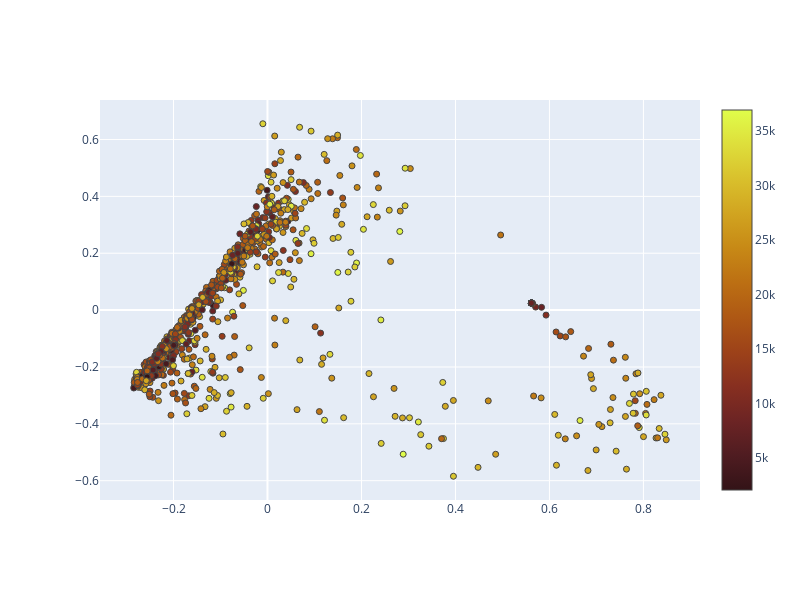
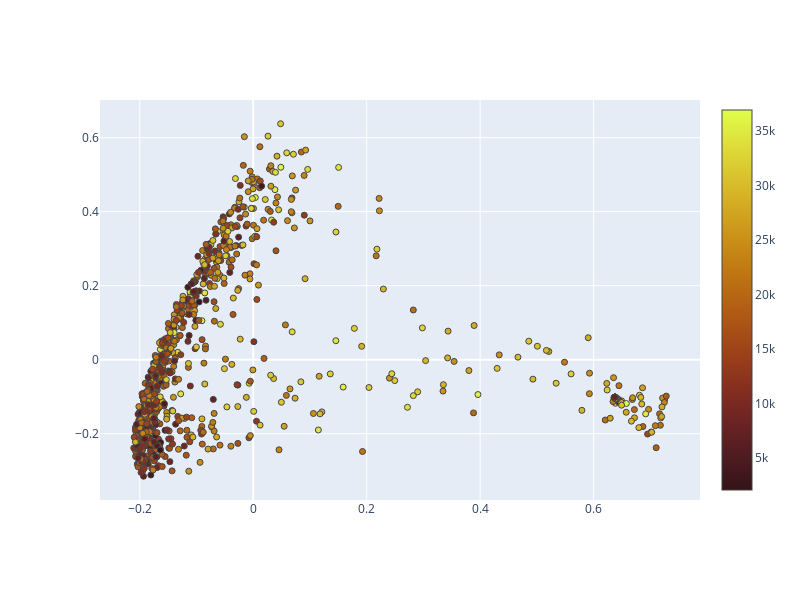
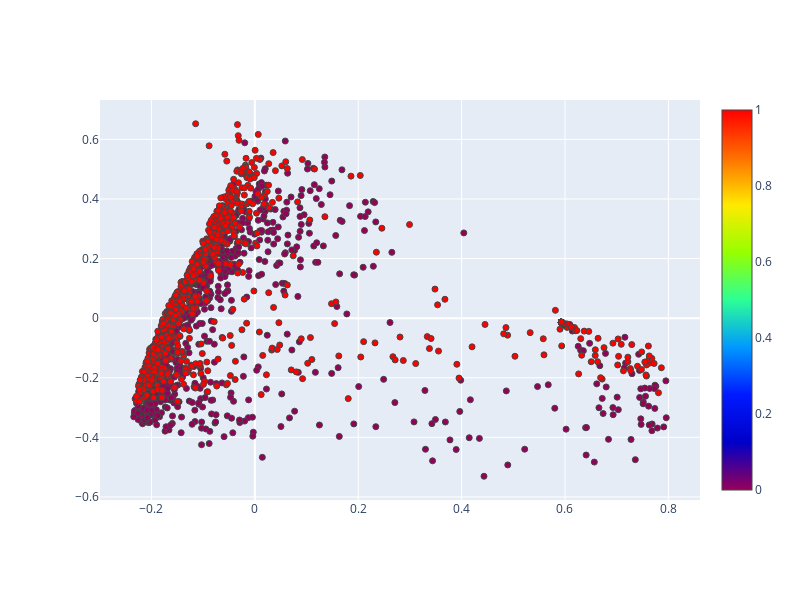

The code cell stored with these charts, in order, in its notebook:
### Code cell
from node2vec2rank.visualization_utils import dim_reduction, plot_embeddings

algorithm = 'pca'
n_components = 2

first_embeddings = model.node_embeddings[0]
second_embeddings = model.node_embeddings[1]
concat_embeddings = np.append(first_embeddings, second_embeddings, axis=0)


first_embeddings_red = dim_reduction(first_embeddings[:,:6], algorithm=algorithm, n_components=n_components)
second_embeddings_red = dim_reduction(second_embeddings[:,:6], algorithm=algorithm, n_components=n_components)
concat_embeddings_red = dim_reduction(concat_embeddings[:,:6], algorithm=algorithm, n_components=n_components)


plot_embeddings(first_embeddings_red, color_type='numeric', color = n2v2r_borda_ranking_pd.loc[total_genes,'borda_ranks'], names=node_names)
plot_embeddings(second_embeddings_red, color_type='numeric', color = n2v2r_borda_ranking_pd.loc[total_genes,'borda_ranks'], names=node_names)

num_nodes = first_embeddings_red.shape[0]
color_one = np.zeros(num_nodes)
color_two = np.ones(num_nodes)
color_concat = np.append(color_one, color_two, axis=0)

plot_embeddings(concat_embeddings_red, color=color_concat, names = np.append(node_names,node_names))

### Figure 1 — Plotly figure (JSON) as saved in the notebook; plotly's stock layout.template omitted (floating-point values rounded to 4 significant figures; data arrays with more than 128 entries replaced by an {"elided": "..."} marker saying what was removed)
{"data": [{"hovertemplate": "<b>(%{x},%{y})</b><br><b>%{text}</b><extra></extra>", "marker": {"color": {"elided": "942 int values"}, "colorscale": [[0, "rgb(51, 19, 23)"], [0.09091, "rgb(79, 28, 33)"], [0.1818, "rgb(108, 36, 36)"], [0.2727, "rgb(135, 47, 32)"], [0.3636, "rgb(157, 66, 25)"], [0.4545, "rgb(174, 88, 20)"], [0.5455, "rgb(188, 111, 19)"], [0.6364, "rgb(199, 137, 22)"], [0.7273, "rgb(209, 164, 32)"], [0.8182, "rgb(217, 192, 44)"], [0.9091, "rgb(222, 222, 59)"], [1, "rgb(224, 253, 74)"]], "line": {"width": 1}, "showscale": true, "size": 6}, "mode": "markers", "text": {"elided": "942 str values"}, "type": "scatter", "x": {"elided": "942 float values"}, "y": {"elided": "942 float values"}}], "layout": {"height": 600, "margin": {"b": 100, "l": 100, "r": 100, "t": 100}, "width": 800}}

### Figure 2 — Plotly figure (JSON) as saved in the notebook; plotly's stock layout.template omitted (floating-point values rounded to 4 significant figures; data arrays with more than 128 entries replaced by an {"elided": "..."} marker saying what was removed)
{"data": [{"hovertemplate": "<b>(%{x},%{y})</b><br><b>%{text}</b><extra></extra>", "marker": {"color": {"elided": "942 int values"}, "colorscale": [[0, "rgb(51, 19, 23)"], [0.09091, "rgb(79, 28, 33)"], [0.1818, "rgb(108, 36, 36)"], [0.2727, "rgb(135, 47, 32)"], [0.3636, "rgb(157, 66, 25)"], [0.4545, "rgb(174, 88, 20)"], [0.5455, "rgb(188, 111, 19)"], [0.6364, "rgb(199, 137, 22)"], [0.7273, "rgb(209, 164, 32)"], [0.8182, "rgb(217, 192, 44)"], [0.9091, "rgb(222, 222, 59)"], [1, "rgb(224, 253, 74)"]], "line": {"width": 1}, "showscale": true, "size": 6}, "mode": "markers", "text": {"elided": "942 str values"}, "type": "scatter", "x": {"elided": "942 float values"}, "y": {"elided": "942 float values"}}], "layout": {"height": 600, "margin": {"b": 100, "l": 100, "r": 100, "t": 100}, "width": 800}}

### Figure 3 — Plotly figure (JSON) as saved in the notebook; plotly's stock layout.template omitted (floating-point values rounded to 4 significant figures; data arrays with more than 128 entries replaced by an {"elided": "..."} marker saying what was removed)
{"data": [{"hovertemplate": "<b>(%{x},%{y})</b><br><b>%{text}</b><extra></extra>", "marker": {"color": {"elided": "1884 int values"}, "colorscale": [[0, "rgb(150,0,90)"], [0.125, "rgb(0,0,200)"], [0.25, "rgb(0,25,255)"], [0.375, "rgb(0,152,255)"], [0.5, "rgb(44,255,150)"], [0.625, "rgb(151,255,0)"], [0.75, "rgb(255,234,0)"], [0.875, "rgb(255,111,0)"], [1, "rgb(255,0,0)"]], "line": {"width": 1}, "showscale": true, "size": 6}, "mode": "markers", "text": {"elided": "1884 str values"}, "type": "scatter", "x": {"elided": "1884 float values"}, "y": {"elided": "1884 float values"}}], "layout": {"height": 600, "margin": {"b": 100, "l": 100, "r": 100, "t": 100}, "width": 800}}
